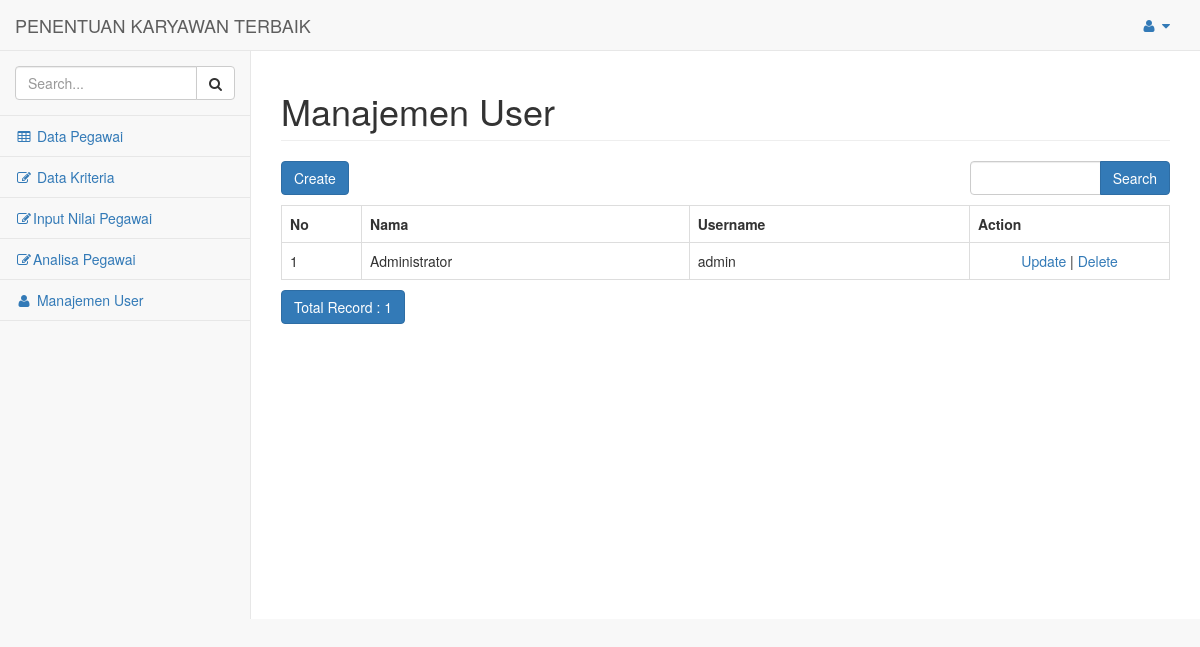
The app's page /index.php/user with its own data.
### tables this page shows
CREATE TABLE `user` (
  `id_user` int(11) NOT NULL,
  `nama` varchar(50) DEFAULT NULL,
  `username` varchar(30) DEFAULT NULL,
  `password` varchar(100) DEFAULT NULL
);

### application/controllers/User.php (called while the page is built, shortened)
<?php
class User extends CI_Controller
{
    function __construct()
    {
        $this->load->model('M_user');
        $this->load->library('form_validation');
    }
    public function index()
    {
        $q = urldecode($this->input->get('q', TRUE));
        $start = intval($this->input->get('start'));
        if ($q <> '') {
            $config['base_url'] = base_url() . 'user/index.html?q=' . urlencode($q);
            $config['first_url'] = base_url() . 'user/index.html?q=' . urlencode($q);
        } else {
            $config['base_url'] = base_url() . 'user/index.html';
            $config['first_url'] = base_url() . 'user/index.html';
        }
        $config['per_page'] = 10;
        $config['page_query_string'] = TRUE;
        $config['total_rows'] = $this->M_user->total_rows($q);
        $user = $this->M_user->get_limit_data($config['per_page'], $start, $q);
        $this->load->library('pagination');
        $this->pagination->initialize($config);
        $data = array(
            'user_data' => $user,
            'q' => $q,
            'pagination' => $this->pagination->create_links(),
            'total_rows' => $config['total_rows'],
            'start' => $start,
            'content' => 'user/user_list',
            'lokasi' => 'Manajemen User',
        );
        $this->load->view('admin', $data);
    }
}

### index.php (called while the page is built, shortened)
<?php
require_once BASEPATH.'core/CodeIgniter.php';

### application/config/config.php (called while the page is built, shortened)
<?php
$config['base_url'] = "http://".$_SERVER['HTTP_HOST'];
$config['index_page'] = '';
$config['uri_protocol']	= 'REQUEST_URI';
$config['url_suffix'] = '.html';
$config['language']	= 'english';
$config['charset'] = 'UTF-8';
$config['enable_hooks'] = FALSE;
$config['subclass_prefix'] = 'MY_';
$config['composer_autoload'] = FALSE;
$config['permitted_uri_chars'] = 'a-z 0-9~%.:_\-';
$config['enable_query_strings'] = FALSE;
$config['controller_trigger'] = 'c';
$config['function_trigger'] = 'm';
$config['directory_trigger'] = 'd';
$config['allow_get_array'] = TRUE;
$config['log_threshold'] = 0;
$config['log_path'] = '';
$config['log_file_extension'] = '';
$config['log_file_permissions'] = 0644;
$config['log_date_format'] = 'Y-m-d H:i:s';
$config['error_views_path'] = '';
$config['cache_path'] = '';
$config['cache_query_string'] = FALSE;
$config['encryption_key'] = '';
$config['sess_driver'] = 'files';
$config['sess_cookie_name'] = 'ci_session';
$config['sess_expiration'] = 7200;
$config['sess_save_path'] = NULL;
$config['sess_match_ip'] = FALSE;
$config['sess_time_to_update'] = 300;
$config['sess_regenerate_destroy'] = FALSE;
$config['cookie_prefix']	= '';
$config['cookie_domain']	= '';
$config['cookie_path']		= '/';
$config['cookie_secure']	= FALSE;
$config['cookie_httponly'] 	= FALSE;
$config['standardize_newlines'] = FALSE;
$config['global_xss_filtering'] = FALSE;
$config['csrf_protection'] = FALSE;
$config['csrf_token_name'] = 'csrf_test_name';
$config['csrf_cookie_name'] = 'csrf_cookie_name';
$config['csrf_expire'] = 7200;
$config['csrf_regenerate'] = TRUE;
$config['csrf_exclude_uris'] = array();
$config['compress_output'] = FALSE;
$config['time_reference'] = 'local';
$config['rewrite_short_tags'] = FALSE;
$config['proxy_ips'] = '';

### application/models/M_user.php (called while the page is built, shortened)
<?php
class M_user extends CI_Model
{
    public $table = 'user';
    public $id = 'id_user';
    public $order = 'DESC';
    function total_rows($q = NULL) {
        $this->db->like('id_user', $q);
	$this->db->or_like('nama', $q);
	$this->db->or_like('username', $q);
	$this->db->or_like('password', $q);
	$this->db->from($this->table);
        return $this->db->count_all_results();
    }
    function get_limit_data($limit, $start = 0, $q = NULL) {
        $this->db->order_by($this->id, $this->order);
        $this->db->like('id_user', $q);
	$this->db->or_like('nama', $q);
	$this->db->or_like('username', $q);
	$this->db->or_like('password', $q);
	$this->db->limit($limit, $start);
        return $this->db->get($this->table)->result();
    }
}

### application/views/user/user_list.php (the view, shortened to what this page needs)
<div class="row" style="margin-bottom: 10px">
            <div class="col-md-4">
                <?php echo anchor(site_url('user/create'),'Create', 'class="btn btn-primary"'); ?>
            </div>
            <div class="col-md-4 text-center">
            </div>
            <div class="col-md-1 text-right">
            </div>
            <div class="col-md-3 text-right">
                <form action="<?php echo site_url('user/index'); ?>" class="form-inline" method="get">
                    <div class="input-group">
                        <input type="text" class="form-control" name="q" value="<?php echo $q; ?>">
                        <span class="input-group-btn">
                          <button class="btn btn-primary" type="submit">Search</button>
                        </span>
                    </div>
                </form>
            </div>
        </div>
        <table class="table table-bordered" style="margin-bottom: 10px">
            <tr>
                <th>No</th>
        <th>Nama</th>
        <th>Username</th>
        <th>Action</th>
            </tr><?php
            foreach ($user_data as $user)
            {
                ?>
                <tr>
            <td width="80px"><?php echo ++$start ?></td>
            <td><?php echo $user->nama ?></td>
            <td><?php echo $user->username ?></td>
            <td style="text-align:center" width="200px">
                <?php
                echo anchor(site_url('user/update/'.$user->id_user),'Update');
                echo ' | ';
                echo anchor(site_url('user/delete/'.$user->id_user),'Delete','onclick="javasciprt: return confirm(\'Are You Sure ?\')"');
                ?>
            </td>
        </tr>
                <?php
            }
            ?>
        </table>
        <div class="row">
            <div class="col-md-6">
                <a href="#" class="btn btn-primary">Total Record : <?php echo $total_rows ?></a>
        </div>
            <div class="col-md-6 text-right">
            </div>
        </div>

### records on screen
user: nama "Administrator", username "admin", id_user "Update", id_user "Delete"

### other values on screen
$lokasi "Manajemen User"
anchor(site_url('user/create'),'Create', 'class="btn btn-primary"') "Create"
$total_rows "1"
